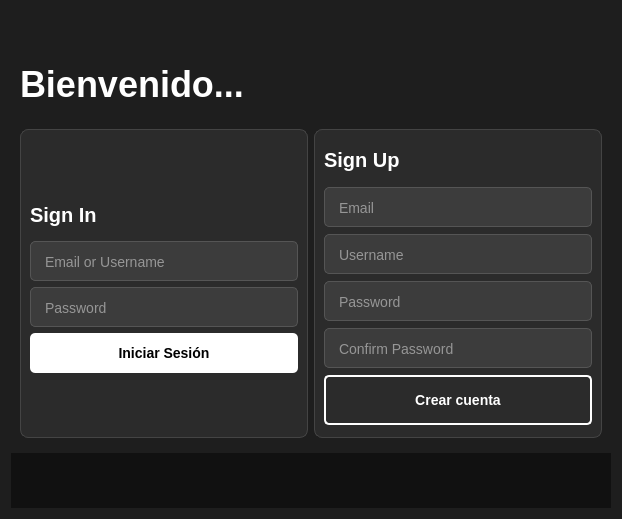
<?xml version="1.0" encoding="UTF-8"?>
<ui version="4.0">
 <class>Dialog</class>
 <widget class="QDialog" name="Dialog">
  <property name="geometry">
   <rect>
    <x>0</x>
    <y>0</y>
    <width>618</width>
    <height>519</height>
   </rect>
  </property>
  <property name="font">
   <font>
    <family>Old Antic Outline</family>
   </font>
  </property>
  <property name="cursor">
   <cursorShape>ArrowCursor</cursorShape>
  </property>
  <property name="windowTitle">
   <string>Dialog</string>
  </property>
  <property name="styleSheet">
   <string notr="true">/* ----- 1. Ajustes Generales ----- */
QDialog {
    background-color: #1e1e1e; /* Fondo general */
}

/* ¡AQUÍ ESTÁ LA SOLUCIÓN! */
/* Forzamos a TODOS los QFrame a ser transparentes por defecto */
QFrame {
    background-color: transparent;
    border: none;
}

/* ----- 2. Encabezado &quot;FilmTrack&quot; (frame_2) ----- */
QFrame#frame_2 {
    background-color: #111111; /* Barra superior negra */
}
QLabel#label_filmtrack {
    color: white;
    font-size: 16px;
    font-weight: bold;
    padding: 10px;
}

/* ----- 3. Título &quot;Bienvenido&quot; (header_frame_2) ----- */
/* (Ya no necesita estilo de frame, será transparente por defecto) */
QLabel#label_bienvenido {
    color: white;
    font-size: 36px;
    font-weight: bold;
}

/* ----- 4. Contenedores de Login (frame_4 y frame_5) ----- */
/* (El frame_3 que los contiene será transparente por defecto) */
QFrame#frame_4, QFrame#frame_5 {
    background-color: #2b2b2b; /* Cajas de login gris oscuro */
    border: 1px solid #444;
    border-radius: 8px;
}

/* ----- 5. Etiquetas &quot;Sign In&quot; y &quot;Sign Up&quot; ----- */
QLabel#label_sign_in, QLabel#label_sign_up {
    color: white;
    font-size: 20px;
    font-weight: bold;
}

/* ----- 6. Campos de Texto (QLineEdit) ----- */
QLineEdit {
    background-color: #3c3c3c;
    color: #f0f0f0;
    border: 1px solid #555;
    border-radius: 5px;
    padding: 12px;
    font-size: 14px;
}
QLineEdit:focus {
    border: 1px solid #4a90e2;
}

/* ----- 7. Botones (QPushButton) ----- */
QPushButton#btn_login {
    background-color: white;
    color: black;
    border-radius: 5px;
    padding: 12px;
    font-size: 14px;
    font-weight: bold;
}
QPushButton#btn_login:hover {
    background-color: #f0f0f0;
}

QPushButton#btn_create_account {
    background-color: transparent;
    color: white;
    border: 2px solid white;
    border-radius: 5px;
    padding: 12px;
    font-size: 14px;
    font-weight: bold;
}
QPushButton#btn_create_account:hover {
    background-color: #333333;
}

/* ----- Estilo para Ventanas de Aviso ----- */
QMessageBox {
    background-color: #2b2b2b; /* Fondo oscuro */
}

/* Etiqueta de texto dentro del aviso */
QMessageBox QLabel {
    color: #f0f0f0; /* Texto blanco */
    font-size: 14px;
}

/* Botones (OK, Cancelar) dentro del aviso */
QMessageBox QPushButton {
    background-color: #4a90e2; /* Botón azul */
    color: white;
    border: none;
    border-radius: 4px;
    padding: 10px;
    font-size: 14px;
    font-weight: bold;
    min-width: 80px; /* Un ancho mínimo para que el botón OK se vea bien */
}
QMessageBox QPushButton:hover {
    background-color: #5aa1f2;
}</string>
  </property>
  <layout class="QVBoxLayout" name="verticalLayout">
   <item>
    <widget class="QFrame" name="title_bar_frame">
     <property name="frameShape">
      <enum>QFrame::StyledPanel</enum>
     </property>
     <property name="frameShadow">
      <enum>QFrame::Raised</enum>
     </property>
     <layout class="QHBoxLayout" name="horizontalLayout_2">
      <item>
       <spacer name="horizontalSpacer">
        <property name="orientation">
         <enum>Qt::Horizontal</enum>
        </property>
        <property name="sizeHint" stdset="0">
         <size>
          <width>511</width>
          <height>20</height>
         </size>
        </property>
       </spacer>
      </item>
      <item>
       <widget class="QPushButton" name="btn_minimize">
        <property name="styleSheet">
         <string notr="true">border: none;
background-color: transparent;</string>
        </property>
        <property name="text">
         <string/>
        </property>
        <property name="icon">
         <iconset>
          <normaloff>../../../../../../../../../.designer/assets/minimizar.png</normaloff>../../../../../../../../../.designer/assets/minimizar.png</iconset>
        </property>
       </widget>
      </item>
      <item>
       <widget class="QPushButton" name="btn_close">
        <property name="styleSheet">
         <string notr="true">border: none;
background-color: transparent;</string>
        </property>
        <property name="text">
         <string/>
        </property>
        <property name="icon">
         <iconset>
          <normaloff>../../../../../../../../../.designer/assets/cerrar.png</normaloff>../../../../../../../../../.designer/assets/cerrar.png</iconset>
        </property>
       </widget>
      </item>
     </layout>
    </widget>
   </item>
   <item>
    <layout class="QHBoxLayout" name="horizontalLayout_4">
     <property name="leftMargin">
      <number>0</number>
     </property>
    </layout>
   </item>
   <item>
    <widget class="QFrame" name="header_frame_2">
     <property name="minimumSize">
      <size>
       <width>600</width>
       <height>0</height>
      </size>
     </property>
     <property name="maximumSize">
      <size>
       <width>600</width>
       <height>60</height>
      </size>
     </property>
     <property name="frameShape">
      <enum>QFrame::StyledPanel</enum>
     </property>
     <property name="frameShadow">
      <enum>QFrame::Raised</enum>
     </property>
     <layout class="QVBoxLayout" name="verticalLayout_2">
      <item>
       <widget class="QLabel" name="label_bienvenido">
        <property name="font">
         <font>
          <pointsize>-1</pointsize>
          <weight>75</weight>
          <bold>true</bold>
         </font>
        </property>
        <property name="cursor">
         <cursorShape>ArrowCursor</cursorShape>
        </property>
        <property name="text">
         <string>Bienvenido...</string>
        </property>
       </widget>
      </item>
     </layout>
    </widget>
   </item>
   <item>
    <widget class="QFrame" name="frame_3">
     <property name="minimumSize">
      <size>
       <width>600</width>
       <height>0</height>
      </size>
     </property>
     <property name="maximumSize">
      <size>
       <width>600</width>
       <height>16777215</height>
      </size>
     </property>
     <property name="autoFillBackground">
      <bool>false</bool>
     </property>
     <property name="frameShape">
      <enum>QFrame::StyledPanel</enum>
     </property>
     <property name="frameShadow">
      <enum>QFrame::Raised</enum>
     </property>
     <layout class="QHBoxLayout" name="horizontalLayout">
      <item>
       <widget class="QFrame" name="frame_4">
        <property name="maximumSize">
         <size>
          <width>300</width>
          <height>16777215</height>
         </size>
        </property>
        <property name="frameShape">
         <enum>QFrame::StyledPanel</enum>
        </property>
        <property name="frameShadow">
         <enum>QFrame::Raised</enum>
        </property>
        <layout class="QVBoxLayout" name="verticalLayout_3">
         <item>
          <spacer name="verticalSpacer">
           <property name="orientation">
            <enum>Qt::Vertical</enum>
           </property>
           <property name="sizeHint" stdset="0">
            <size>
             <width>20</width>
             <height>27</height>
            </size>
           </property>
          </spacer>
         </item>
         <item>
          <widget class="QLabel" name="label_sign_in">
           <property name="minimumSize">
            <size>
             <width>0</width>
             <height>40</height>
            </size>
           </property>
           <property name="maximumSize">
            <size>
             <width>16777215</width>
             <height>40</height>
            </size>
           </property>
           <property name="font">
            <font>
             <pointsize>-1</pointsize>
             <weight>75</weight>
             <bold>true</bold>
            </font>
           </property>
           <property name="text">
            <string>Sign In</string>
           </property>
          </widget>
         </item>
         <item>
          <widget class="QLineEdit" name="le_username_email">
           <property name="minimumSize">
            <size>
             <width>0</width>
             <height>30</height>
            </size>
           </property>
           <property name="maximumSize">
            <size>
             <width>16777215</width>
             <height>40</height>
            </size>
           </property>
           <property name="font">
            <font>
             <pointsize>-1</pointsize>
            </font>
           </property>
           <property name="placeholderText">
            <string>Email or Username</string>
           </property>
          </widget>
         </item>
         <item>
          <widget class="QLineEdit" name="le_password">
           <property name="minimumSize">
            <size>
             <width>0</width>
             <height>30</height>
            </size>
           </property>
           <property name="maximumSize">
            <size>
             <width>16777215</width>
             <height>40</height>
            </size>
           </property>
           <property name="font">
            <font>
             <pointsize>-1</pointsize>
            </font>
           </property>
           <property name="echoMode">
            <enum>QLineEdit::Password</enum>
           </property>
           <property name="placeholderText">
            <string>Password</string>
           </property>
          </widget>
         </item>
         <item>
          <widget class="QPushButton" name="btn_login">
           <property name="minimumSize">
            <size>
             <width>0</width>
             <height>30</height>
            </size>
           </property>
           <property name="maximumSize">
            <size>
             <width>16777215</width>
             <height>50</height>
            </size>
           </property>
           <property name="font">
            <font>
             <pointsize>-1</pointsize>
             <weight>75</weight>
             <bold>true</bold>
            </font>
           </property>
           <property name="text">
            <string>Iniciar Sesión</string>
           </property>
          </widget>
         </item>
         <item>
          <spacer name="verticalSpacer_2">
           <property name="orientation">
            <enum>Qt::Vertical</enum>
           </property>
           <property name="sizeHint" stdset="0">
            <size>
             <width>20</width>
             <height>27</height>
            </size>
           </property>
          </spacer>
         </item>
        </layout>
       </widget>
      </item>
      <item>
       <layout class="QVBoxLayout" name="verticalLayout_5"/>
      </item>
      <item>
       <widget class="QFrame" name="frame_5">
        <property name="frameShape">
         <enum>QFrame::StyledPanel</enum>
        </property>
        <property name="frameShadow">
         <enum>QFrame::Raised</enum>
        </property>
        <layout class="QVBoxLayout" name="verticalLayout_4">
         <item>
          <widget class="QLabel" name="label_sign_up">
           <property name="minimumSize">
            <size>
             <width>0</width>
             <height>40</height>
            </size>
           </property>
           <property name="maximumSize">
            <size>
             <width>16777215</width>
             <height>40</height>
            </size>
           </property>
           <property name="font">
            <font>
             <pointsize>-1</pointsize>
             <weight>75</weight>
             <bold>true</bold>
            </font>
           </property>
           <property name="text">
            <string>Sign Up</string>
           </property>
          </widget>
         </item>
         <item>
          <widget class="QLineEdit" name="le_signup_email">
           <property name="minimumSize">
            <size>
             <width>0</width>
             <height>40</height>
            </size>
           </property>
           <property name="maximumSize">
            <size>
             <width>16777215</width>
             <height>40</height>
            </size>
           </property>
           <property name="font">
            <font>
             <pointsize>-1</pointsize>
            </font>
           </property>
           <property name="text">
            <string/>
           </property>
           <property name="placeholderText">
            <string>Email</string>
           </property>
          </widget>
         </item>
         <item>
          <widget class="QLineEdit" name="le_signup_username">
           <property name="enabled">
            <bool>true</bool>
           </property>
           <property name="minimumSize">
            <size>
             <width>0</width>
             <height>40</height>
            </size>
           </property>
           <property name="maximumSize">
            <size>
             <width>16777215</width>
             <height>40</height>
            </size>
           </property>
           <property name="font">
            <font>
             <pointsize>-1</pointsize>
            </font>
           </property>
           <property name="text">
            <string/>
           </property>
           <property name="placeholderText">
            <string>Username</string>
           </property>
          </widget>
         </item>
         <item>
          <widget class="QLineEdit" name="le_signup_password">
           <property name="enabled">
            <bool>true</bool>
           </property>
           <property name="minimumSize">
            <size>
             <width>0</width>
             <height>40</height>
            </size>
           </property>
           <property name="maximumSize">
            <size>
             <width>16777215</width>
             <height>40</height>
            </size>
           </property>
           <property name="font">
            <font>
             <pointsize>-1</pointsize>
            </font>
           </property>
           <property name="text">
            <string/>
           </property>
           <property name="echoMode">
            <enum>QLineEdit::Password</enum>
           </property>
           <property name="placeholderText">
            <string>Password</string>
           </property>
          </widget>
         </item>
         <item>
          <widget class="QLineEdit" name="le_signup_confirm_password">
           <property name="enabled">
            <bool>true</bool>
           </property>
           <property name="minimumSize">
            <size>
             <width>0</width>
             <height>40</height>
            </size>
           </property>
           <property name="maximumSize">
            <size>
             <width>16777215</width>
             <height>40</height>
            </size>
           </property>
           <property name="font">
            <font>
             <pointsize>-1</pointsize>
            </font>
           </property>
           <property name="text">
            <string/>
           </property>
           <property name="echoMode">
            <enum>QLineEdit::Password</enum>
           </property>
           <property name="placeholderText">
            <string>Confirm Password</string>
           </property>
          </widget>
         </item>
         <item>
          <widget class="QPushButton" name="btn_create_account">
           <property name="minimumSize">
            <size>
             <width>0</width>
             <height>50</height>
            </size>
           </property>
           <property name="maximumSize">
            <size>
             <width>16777215</width>
             <height>50</height>
            </size>
           </property>
           <property name="font">
            <font>
             <pointsize>-1</pointsize>
             <weight>75</weight>
             <bold>true</bold>
            </font>
           </property>
           <property name="cursor">
            <cursorShape>ArrowCursor</cursorShape>
           </property>
           <property name="text">
            <string>Crear cuenta</string>
           </property>
          </widget>
         </item>
        </layout>
       </widget>
      </item>
     </layout>
    </widget>
   </item>
   <item>
    <widget class="QFrame" name="frame_2">
     <property name="minimumSize">
      <size>
       <width>600</width>
       <height>55</height>
      </size>
     </property>
     <property name="maximumSize">
      <size>
       <width>600</width>
       <height>55</height>
      </size>
     </property>
     <property name="styleSheet">
      <string notr="true"/>
     </property>
     <property name="frameShape">
      <enum>QFrame::StyledPanel</enum>
     </property>
     <property name="frameShadow">
      <enum>QFrame::Raised</enum>
     </property>
     <property name="lineWidth">
      <number>1</number>
     </property>
     <widget class="QLabel" name="label_filmtrack">
      <property name="geometry">
       <rect>
        <x>200</x>
        <y>-6</y>
        <width>180</width>
        <height>70</height>
       </rect>
      </property>
      <property name="minimumSize">
       <size>
        <width>180</width>
        <height>70</height>
       </size>
      </property>
      <property name="maximumSize">
       <size>
        <width>180</width>
        <height>70</height>
       </size>
      </property>
      <property name="font">
       <font>
        <pointsize>-1</pointsize>
        <weight>75</weight>
        <bold>true</bold>
       </font>
      </property>
      <property name="styleSheet">
       <string notr="true">/* ----- 1. Ajustes Generales ----- */
QDialog {
    background-color: #1e1e1e; /* Fondo general */
}

/* ¡AQUÍ ESTÁ LA SOLUCIÓN! */
/* Forzamos a TODOS los QFrame a ser transparentes por defecto */
QFrame {
    background-color: transparent;
    border: none;
}

/* ----- 2. Encabezado &quot;FilmTrack&quot; (frame_2) ----- */
QFrame#frame_2 {
    background-color: #111111; /* Barra superior negra */
}
QLabel#label_filmtrack {
    color: white;
    font-size: 16px;
    font-weight: bold;
    padding: 10px;
}

/* ----- 3. Título &quot;Bienvenido&quot; (header_frame_2) ----- */
/* (Ya no necesita estilo de frame, será transparente por defecto) */
QLabel#label_bienvenido {
    color: white;
    font-size: 36px;
    font-weight: bold;
}

/* ----- 4. Contenedores de Login (frame_4 y frame_5) ----- */
/* (El frame_3 que los contiene será transparente por defecto) */
QFrame#frame_4, QFrame#frame_5 {
    background-color: #2b2b2b; /* Cajas de login gris oscuro */
    border: 1px solid #444;
    border-radius: 8px;
}

/* ----- 5. Etiquetas &quot;Sign In&quot; y &quot;Sign Up&quot; ----- */
QLabel#label_sign_in, QLabel#label_sign_up {
    color: white;
    font-size: 20px;
    font-weight: bold;
}

/* ----- 6. Campos de Texto (QLineEdit) ----- */
QLineEdit {
    background-color: #3c3c3c;
    color: #f0f0f0;
    border: 1px solid #555;
    border-radius: 5px;
    padding: 12px;
    font-size: 14px;
}
QLineEdit:focus {
    border: 1px solid #4a90e2;
}

/* ----- 7. Botones (QPushButton) ----- */
QPushButton#btn_login {
    background-color: white;
    color: black;
    border-radius: 5px;
    padding: 12px;
    font-size: 14px;
    font-weight: bold;
}
QPushButton#btn_login:hover {
    background-color: #f0f0f0;
}

QPushButton#btn_create_account {
    background-color: transparent;
    color: white;
    border: 2px solid white;
    border-radius: 5px;
    padding: 12px;
    font-size: 14px;
    font-weight: bold;
}
QPushButton#btn_create_account:hover {
    background-color: #333333;
}

/* ----- Estilo para Ventanas de Aviso ----- */
QMessageBox {
    background-color: #2b2b2b; /* Fondo oscuro */
}

/* Etiqueta de texto dentro del aviso */
QMessageBox QLabel {
    color: #f0f0f0; /* Texto blanco */
    font-size: 14px;
}

/* Botones (OK, Cancelar) dentro del aviso */
QMessageBox QPushButton {
    background-color: #4a90e2; /* Botón azul */
    color: white;
    border: none;
    border-radius: 4px;
    padding: 10px;
    font-size: 14px;
    font-weight: bold;
    min-width: 80px; /* Un ancho mínimo para que el botón OK se vea bien */
}
QMessageBox QPushButton:hover {
    background-color: #5aa1f2;
}</string>
      </property>
      <property name="text">
       <string/>
      </property>
      <property name="pixmap">
       <pixmap>../../../../../../../../../.designer/assets/logo_clean.png</pixmap>
      </property>
      <property name="scaledContents">
       <bool>true</bool>
      </property>
      <property name="alignment">
       <set>Qt::AlignHCenter|Qt::AlignTop</set>
      </property>
     </widget>
    </widget>
   </item>
  </layout>
 </widget>
 <resources/>
 <connections/>
</ui>
